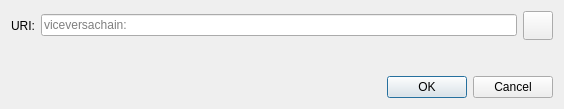
<?xml version="1.0" encoding="UTF-8"?>
<ui version="4.0">
 <class>OpenURIDialog</class>
 <widget class="QDialog" name="OpenURIDialog">
  <property name="geometry">
   <rect>
    <x>0</x>
    <y>0</y>
    <width>564</width>
    <height>109</height>
   </rect>
  </property>
  <property name="windowTitle">
   <string>Open viceversachain URI</string>
  </property>
  <layout class="QVBoxLayout" name="verticalLayout">
   <item>
    <layout class="QHBoxLayout" name="horizontalLayout">
     <item>
      <widget class="QLabel" name="label">
       <property name="text">
        <string>URI:</string>
       </property>
      </widget>
     </item>
     <item>
      <widget class="QValidatedLineEdit" name="uriEdit">
       <property name="placeholderText">
        <string notr="true">viceversachain:</string>
       </property>
      </widget>
     </item>
     <item>
      <widget class="QToolButton" name="pasteButton">
       <property name="toolTip">
        <string extracomment="Tooltip text for button that allows you to paste an address that is in your clipboard.">Paste address from clipboard</string>
       </property>
       <property name="text">
        <string/>
       </property>
       <property name="icon">
        <iconset resource="../viceversachain.qrc">
         <normaloff>:/icons/editpaste</normaloff>:/icons/editpaste
        </iconset>
       </property>
       <property name="iconSize">
        <size>
         <width>22</width>
         <height>22</height>
        </size>
       </property>
      </widget>
     </item>
    </layout>
   </item>
   <item>
    <spacer name="verticalSpacer">
     <property name="orientation">
      <enum>Qt::Vertical</enum>
     </property>
     <property name="sizeHint" stdset="0">
      <size>
       <width>20</width>
       <height>40</height>
      </size>
     </property>
    </spacer>
   </item>
   <item>
    <widget class="QDialogButtonBox" name="buttonBox">
     <property name="orientation">
      <enum>Qt::Horizontal</enum>
     </property>
     <property name="standardButtons">
      <set>QDialogButtonBox::Cancel|QDialogButtonBox::Ok</set>
     </property>
    </widget>
   </item>
  </layout>
 </widget>
 <customwidgets>
  <customwidget>
   <class>QValidatedLineEdit</class>
   <extends>QLineEdit</extends>
   <header>qt/qvalidatedlineedit.h</header>
  </customwidget>
 </customwidgets>
 <resources/>
 <connections>
  <connection>
   <sender>buttonBox</sender>
   <signal>accepted()</signal>
   <receiver>OpenURIDialog</receiver>
   <slot>accept()</slot>
   <hints>
    <hint type="sourcelabel">
     <x>248</x>
     <y>254</y>
    </hint>
    <hint type="destinationlabel">
     <x>157</x>
     <y>274</y>
    </hint>
   </hints>
  </connection>
  <connection>
   <sender>buttonBox</sender>
   <signal>rejected()</signal>
   <receiver>OpenURIDialog</receiver>
   <slot>reject()</slot>
   <hints>
    <hint type="sourcelabel">
     <x>316</x>
     <y>260</y>
    </hint>
    <hint type="destinationlabel">
     <x>286</x>
     <y>274</y>
    </hint>
   </hints>
  </connection>
 </connections>
</ui>
